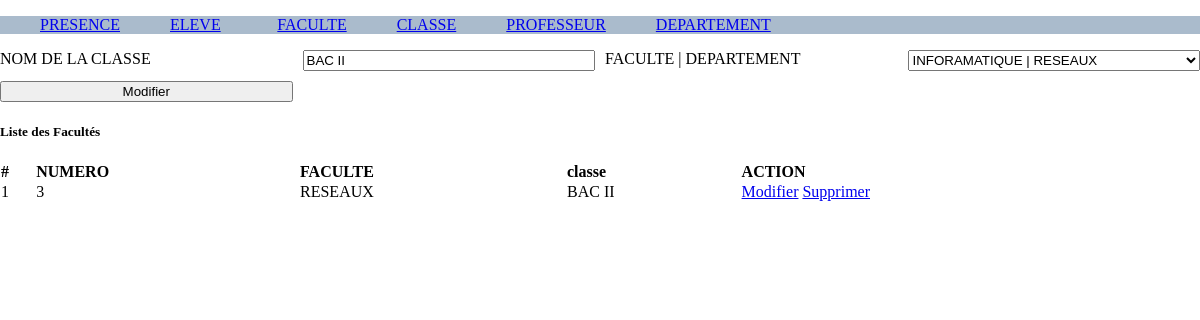
Page /classe.php?action=modifier&&id=3 on the committed database.
### tables this page shows
CREATE TABLE `classe` (
  `id` int(11) NOT NULL,
  `departement_id` int(11) NOT NULL,
  `name` varchar(255) NOT NULL
);

CREATE TABLE `departement` (
  `id` int(11) NOT NULL,
  `faculte_id` int(11) NOT NULL,
  `name` varchar(255) NOT NULL,
  `created_at` datetime NOT NULL DEFAULT CURRENT_TIMESTAMP
);

CREATE TABLE `faculte` (
  `id` int(11) NOT NULL,
  `name` varchar(255) NOT NULL,
  `created_at` datetime NOT NULL DEFAULT CURRENT_TIMESTAMP
);

### app/config.php (called while the page is built, shortened)
<?php
function getConnection(){
	try{
		$db = new PDO('mysql:host=localhost;dbname=guy_tp','jean','lion');
		 $db->setAttribute(PDO::ATTR_ERRMODE, PDO::ERRMODE_EXCEPTION);
	} catch(PDOException $e) {
	  echo "Error: " . $e->getMessage();
	  die($e);
	}
	return $db;
}
function selectAll($table){
	$query = "SELECT * FROM $table";
	$db = getConnection();
	$data = $db->query($query);
	return $data->fetchAll();
}
function selectById($table='articles', $id,$column = 'id'){
	$query = "SELECT * FROM $table WHERE $column =$id";
	$db = getConnection();
	$data = $db->query($query);
	return $data->fetchAll()[0] ?? null;
}
function getEntryInTable($table ,  $val,$column="id"){
	$key = array_search($val, array_column($table, $column));
	return $table[$key];
}

### classe.php (the view, shortened to what this page needs)
<?php
if(isset($_GET['id'])){
  $id = intval($_GET['id']);
  if($_GET['action'] == "modifier"){
    $classe = selectById("classe", $id);
    $classe_name = $classe['name'];
    $classe_id = $classe['id'];
    $departement_id_value = $classe['departement_id'];
  }
}
$departements = selectAll("departement");
$facultes = selectAll("faculte");
$classes = selectAll("classe");
  include "include/header.php";
?>
<div>
  <form action="" method="post">
    <div>
      <label for="">NOM DE LA CLASSE</label>
      <input type="text" name="name"  value="<?= $classe_name ?? "" ?>"  required="">
      <label for="">FACULTE | DEPARTEMENT</label>
      <select name="departement_id">
        <?php foreach($departements as $val): ?>
          <option value="<?= $val['id'] ?>" <?php if(isset($departement_id_value) and $departement_id_value == $val['id']) :?> selected  <?php endif ?>>
            <?= getEntryInTable($facultes, $val['id'])['name'] ?> |
          </option>
        <?php endforeach; ?>
      </select>
      <?php if(isset($classe_id)): ?>
      <input type="submit" name="update" value="Modifier">
    <?php else: ?>
       <input type="submit" name="save" value="Enregistrer">
    <?php endif ?>
    </div>
  </form>
  <div>
    <h5>Liste des Facultés</h5>
    <table>
      <thead>
        <tr>
          <th># </th>
          <th>NUMERO </th>
          <th>FACULTE</th>
          <th>classe</th>
          <th>ACTION</th>
        </tr>
      </thead>
      <tbody>
        <?php foreach ($classes  as $key => $value) : ?>
        <tr>
          <td><?= ++$key  ?></td>
          <td><?= $value['id'] ?></td>
          <td><?= getEntryInTable($departements, $value['id'])['name'] ?></td>
          <td><?= $value['name'] ?></td>
          <td>
            <a href="classe.php?action=modifier&&id=<?= $value['id'] ?>">Modifier</a>
            <a href="classe.php?action=delete&&id=<?= $value['id'] ?>" onclick="return confirm('êtes-vous sûr ?')">Supprimer</a>
          </td>
        </tr>
       <?php endforeach; ?>
      </tbody>
    </table>
  </div>
</div>
<?php
  include "include/footer.php";
?>

### asset/css/style.css (style rules this page uses)
body { margin: 0; }
table { border-collapse: collapse; width: 100%; text-align: left; }
form div { display: grid; grid-template-columns: repeat(4, 1fr); grid-gap: 10px; }
input[type="submit"] { cursor: pointer; }

### rows in the picture
classe: name "BAC II", departement_id "INFORAMATIQUE | RESEAUX", id "3", id.name "RESEAUX"
